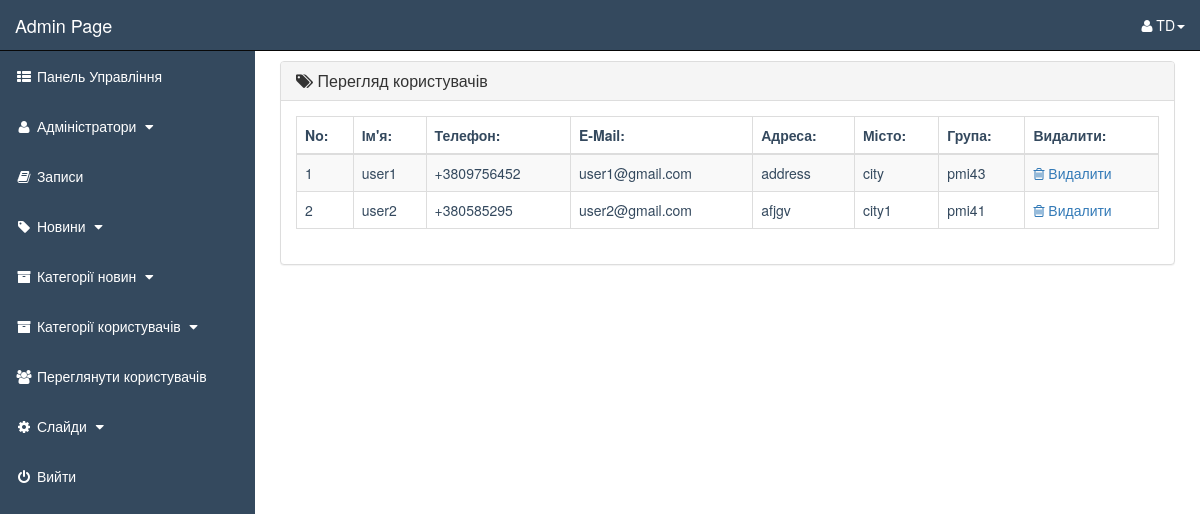
Page /admin_area/index.php?view_customers (signed in) on the committed database.
### tables this page shows
CREATE TABLE `customers` (
  `customer_id` int(10) NOT NULL,
  `customer_name` varchar(255) NOT NULL,
  `customer_phone` varchar(255) NOT NULL,
  `customer_email` varchar(255) NOT NULL,
  `customer_address` text NOT NULL,
  `customer_city` text NOT NULL,
  `customer_group` text NOT NULL,
  `customer_pass` varchar(255) NOT NULL,
  `customer_ip` varchar(100) NOT NULL
);

### admin_area/view_customers.php (the view)
<?php
    if(!isset($_SESSION['admin_email'])){
        echo "<script>window.open('login.php','_self')</script>";
    }else{
?>
<div class="row">
    <div class="col-lg-12">
    </div>
</div>
<div class="row">
    <div class="col-lg-12">
        <div class="panel panel-default">
            <div class="panel-heading">
               <h3 class="panel-title">
                   <i class="fa fa-tags"></i>  Перегляд користувачів
               </h3>
            </div>
            <div class="panel-body">
                <div class="table-responsive">
                    <table class="table table-striped table-bordered table-hover">
                        <thead>
                            <tr>
                                <th> No: </th>
                                <th> Ім'я: </th>
                                <th> Телефон: </th>
                                <th> E-Mail: </th>
                                <th> Адреса: </th>
                                <th> Місто: </th>
                                <th> Група: </th>
                                <th> Видалити: </th>
                            </tr>
                        </thead>
                        <tbody>
                            <?php
                                $i=0;
                                $get_c = "select * from customers";
                                $run_c = mysqli_query($con,$get_c);
                                while($row_c=mysqli_fetch_array($run_c)){
                                    $c_id = $row_c['customer_id'];
                                    $c_name = $row_c['customer_name'];
                                    $c_phone = $row_c['customer_phone'];
                                    $c_email = $row_c['customer_email'];
                                    $c_address = $row_c['customer_address'];
                                    $c_city = $row_c['customer_city'];
                                    $c_group = $row_c['customer_group'];
                                    $i++;
                            ?>
                            <tr>
                                <td> <?php echo $i; ?> </td>
                                <td> <?php echo $c_name; ?> </td>
                                <td> <?php echo $c_phone ?> </td>
                                <td> <?php echo $c_email; ?> </td>
                                <td> <?php echo $c_address ?> </td>
                                <td> <?php echo $c_city; ?> </td>
                                <td> <?php echo $c_group; ?></td>
                                <td>
                                     <a href="index.php?delete_customer=<?php echo $c_id; ?>">
                                        <i class="fa fa-trash-o"></i> Видалити
                                     </a>
                                </td>
                            </tr>
                            <?php } ?>
                        </tbody>
                    </table>
                </div>
            </div>
        </div>
    </div>
</div>
<?php } ?>

### admin_area/includes/sidebar.php (shortened to what this page needs)
<?php
    if(!isset($_SESSION['admin_email'])){
        echo "<script>window.open('../login.php','_self')</script>";
    }else{
?>
<nav class="navbar navbar-inverse navbar-fixed-top">
    <div class="navbar-header">
        <a href="index.php?dashboard" class="navbar-brand">Admin Page</a>
    </div>
    <ul class="nav navbar-right top-nav">
        <li class="dropdown">
            <a href="#" class="dropdown-toggle" data-toggle="dropdown">
                <i class="fa fa-user"></i></i> <?php echo $admin_name;  ?><b class="caret"></b>
            </a>
        </li>
    </ul>
    <div class="collapse navbar-collapse navbar-ex1-collapse">
        <ul class="nav navbar-nav side-nav">
            <li>
                <a href="index.php?dashboard">
                    <i class="fa fa-fw fa-th-list"></i> Панель Управління
                </a>
            </li>
            <li>
                <a href="#" data-toggle="collapse" data-target="#users">
                    <i class="fa fa-fw fa-user "></i> Адміністратори
                    <i class="fa fa-fw fa-caret-down"></i>
                </a>
            </li>
            <li>
                <a href="index.php?view_orders">
                    <i class="fa fa-fw fa-book"></i> Записи
                </a>
            </li>
            <li>
                <a href="#" data-toggle="collapse" data-target="#products">
                        <i class="fa fa-fw fa-tag"></i> Новини
                        <i class="fa fa-fw fa-caret-down"></i>
                </a>
             </li>
            <li>
                <a href="#" data-toggle="collapse" data-target="#p_cat">
                        <i class="fa fa-fw fa-archive"></i> Категорії новин
                        <i class="fa fa-fw fa-caret-down"></i>
                </a>
            </li>
            <li>
                <a href="#" data-toggle="collapse" data-target="#cat">
                        <i class="fa fa-fw fa-archive"></i> Категорії користувачів
                        <i class="fa fa-fw fa-caret-down"></i>
                </a>
            </li>
            <li>
                <a href="index.php?view_customers">
                    <i class="fa fa-fw fa-users"></i> Переглянути користувачів
                </a>
            </li>
            <li>
                <a href="#" data-toggle="collapse" data-target="#slides">
                        <i class="fa fa-fw fa-gear"></i> Слайди
                        <i class="fa fa-fw fa-caret-down"></i>
                </a>
            </li>
            <li>
                <a href="logout.php">
                    <i class="fa fa-fw fa-power-off"></i> Вийти
                </a>
            </li>
        </ul>
    </div>
</nav>
<?php } ?>

### admin_area/css/style1.css (style rules this page uses)
.navbar { color: #ffffff !important; background-color: #34495E; }
.navbar-header>a { color: #ffffff !important; }
.top-nav>li { display: inline-block; }
.top-nav>li>a { color: #ffffff !important; line-height: 20px; padding-top: 15px; padding-bottom: 15px; }
@media (min-width: 768px) { .side-nav { position: fixed; top: 51px; bottom: 0; width: 255px; overflow-y: auto; overflow-x: hidden; background-color: #34495E; padding-bottom: 40px; border-radius: 0; } }
@media (min-width: 768px) { .side-nav>li>a { color: #ffffff; width: 255px; } }
.dropdown { margin-right: 15px; }
.side-nav>li>a { color: #ffffff !important; }

### rows in the picture
customers: customer_name "user1", customer_phone "+3809756452", customer_email "user1@gmail.com", customer_address "address", customer_city "city", customer_group "pmi43"
customers: customer_name "user2", customer_phone "+380585295", customer_email "user2@gmail.com", customer_address "afjgv", customer_city "city1", customer_group "pmi41"

### other values in the picture
$admin_name "TD"
